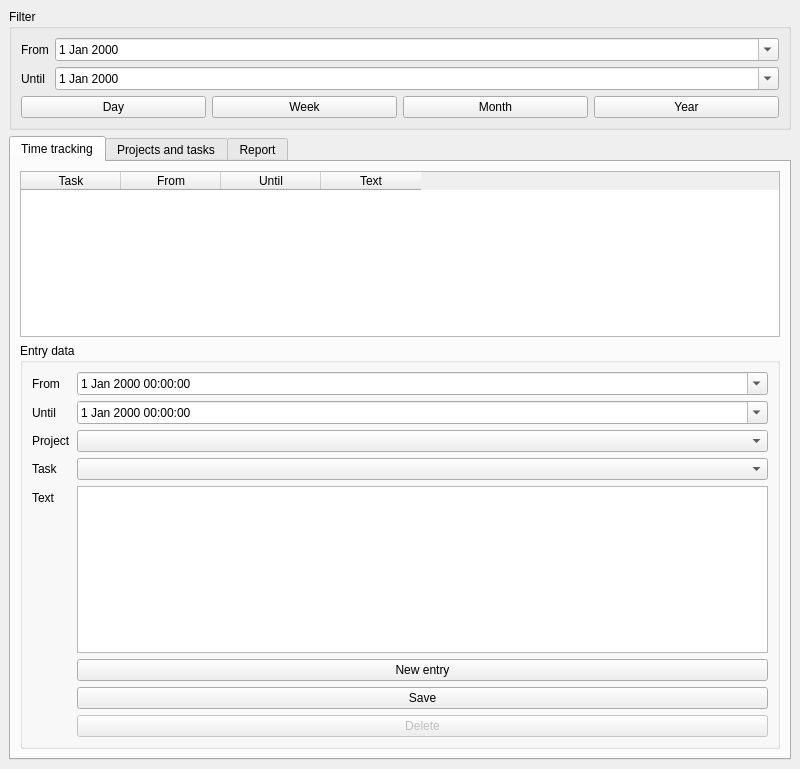
<?xml version="1.0" encoding="UTF-8"?>
<ui version="4.0">
 <class>MainWindow</class>
 <widget class="QMainWindow" name="MainWindow">
  <property name="geometry">
   <rect>
    <x>0</x>
    <y>0</y>
    <width>800</width>
    <height>769</height>
   </rect>
  </property>
  <property name="windowTitle">
   <string>TimeTracker</string>
  </property>
  <widget class="QWidget" name="centralwidget">
   <layout class="QVBoxLayout" name="verticalLayout">
    <item>
     <widget class="QGroupBox" name="grpFilter">
      <property name="title">
       <string>Filter</string>
      </property>
      <layout class="QHBoxLayout" name="horizontalLayout">
       <item>
        <layout class="QVBoxLayout" name="verticalLayout_3">
         <item>
          <layout class="QGridLayout" name="gridLayout"/>
         </item>
         <item>
          <layout class="QFormLayout" name="formLayout_2">
           <item row="0" column="0">
            <widget class="QLabel" name="label_6">
             <property name="text">
              <string>From</string>
             </property>
            </widget>
           </item>
           <item row="0" column="1">
            <widget class="QDateEdit" name="dtFilterStart">
             <property name="calendarPopup">
              <bool>true</bool>
             </property>
            </widget>
           </item>
           <item row="1" column="0">
            <widget class="QLabel" name="label_7">
             <property name="text">
              <string>Until</string>
             </property>
            </widget>
           </item>
           <item row="1" column="1">
            <widget class="QDateEdit" name="dtFilterEnd">
             <property name="calendarPopup">
              <bool>true</bool>
             </property>
            </widget>
           </item>
          </layout>
         </item>
         <item>
          <layout class="QHBoxLayout" name="horizontalLayout_2">
           <item>
            <widget class="QPushButton" name="btnFilterDay">
             <property name="text">
              <string>Day</string>
             </property>
            </widget>
           </item>
           <item>
            <widget class="QPushButton" name="btnFilterWeek">
             <property name="text">
              <string>Week</string>
             </property>
            </widget>
           </item>
           <item>
            <widget class="QPushButton" name="btnFilterMonth">
             <property name="text">
              <string>Month</string>
             </property>
            </widget>
           </item>
           <item>
            <widget class="QPushButton" name="btnFilterYear">
             <property name="text">
              <string>Year</string>
             </property>
            </widget>
           </item>
          </layout>
         </item>
        </layout>
       </item>
      </layout>
     </widget>
    </item>
    <item>
     <widget class="QTabWidget" name="tabReport">
      <property name="currentIndex">
       <number>0</number>
      </property>
      <widget class="QWidget" name="tabEnterData">
       <attribute name="title">
        <string>Time tracking</string>
       </attribute>
       <layout class="QVBoxLayout" name="verticalLayout_2">
        <item>
         <widget class="QTableWidget" name="tblCurrentData">
          <column>
           <property name="text">
            <string>Task</string>
           </property>
          </column>
          <column>
           <property name="text">
            <string>From</string>
           </property>
          </column>
          <column>
           <property name="text">
            <string>Until</string>
           </property>
          </column>
          <column>
           <property name="text">
            <string>Text</string>
           </property>
          </column>
         </widget>
        </item>
        <item>
         <widget class="QGroupBox" name="grpData">
          <property name="title">
           <string>Entry data</string>
          </property>
          <layout class="QFormLayout" name="formLayout">
           <item row="0" column="0">
            <widget class="QLabel" name="label">
             <property name="text">
              <string>From</string>
             </property>
            </widget>
           </item>
           <item row="0" column="1">
            <widget class="QDateTimeEdit" name="dtFrom">
             <property name="calendarPopup">
              <bool>true</bool>
             </property>
            </widget>
           </item>
           <item row="1" column="0">
            <widget class="QLabel" name="label_2">
             <property name="text">
              <string>Until</string>
             </property>
            </widget>
           </item>
           <item row="2" column="0">
            <widget class="QLabel" name="label_3">
             <property name="text">
              <string>Project</string>
             </property>
            </widget>
           </item>
           <item row="2" column="1">
            <widget class="QComboBox" name="cboProject"/>
           </item>
           <item row="3" column="0">
            <widget class="QLabel" name="label_4">
             <property name="text">
              <string>Task</string>
             </property>
            </widget>
           </item>
           <item row="3" column="1">
            <widget class="QComboBox" name="cboTask"/>
           </item>
           <item row="4" column="0">
            <widget class="QLabel" name="label_5">
             <property name="text">
              <string>Text</string>
             </property>
            </widget>
           </item>
           <item row="4" column="1">
            <widget class="QTextEdit" name="txtContent"/>
           </item>
           <item row="5" column="1">
            <widget class="QPushButton" name="btnNew">
             <property name="text">
              <string>New entry</string>
             </property>
            </widget>
           </item>
           <item row="6" column="1">
            <widget class="QPushButton" name="pushButton">
             <property name="text">
              <string>Save</string>
             </property>
            </widget>
           </item>
           <item row="7" column="1">
            <widget class="QPushButton" name="pushButton_2">
             <property name="enabled">
              <bool>false</bool>
             </property>
             <property name="text">
              <string>Delete</string>
             </property>
            </widget>
           </item>
           <item row="1" column="1">
            <widget class="QDateTimeEdit" name="dtUntil">
             <property name="calendarPopup">
              <bool>true</bool>
             </property>
            </widget>
           </item>
          </layout>
         </widget>
        </item>
       </layout>
      </widget>
      <widget class="QWidget" name="tabProjectTasks">
       <attribute name="title">
        <string>Projects and tasks</string>
       </attribute>
      </widget>
      <widget class="QWidget" name="tabReport">
       <attribute name="title">
        <string>Report</string>
       </attribute>
       <layout class="QHBoxLayout" name="horizontalLayout_6">
        <item>
         <widget class="QChartView" name="chrtView"/>
        </item>
        <item alignment="Qt::AlignTop">
         <widget class="QPushButton" name="btnExport">
          <property name="text">
           <string>Export data</string>
          </property>
         </widget>
        </item>
       </layout>
      </widget>
     </widget>
    </item>
   </layout>
  </widget>
 </widget>
 <customwidgets>
  <customwidget>
   <class>QChartView</class>
   <extends>QGraphicsView</extends>
   <header>QtCharts</header>
  </customwidget>
 </customwidgets>
 <resources/>
 <connections/>
</ui>
